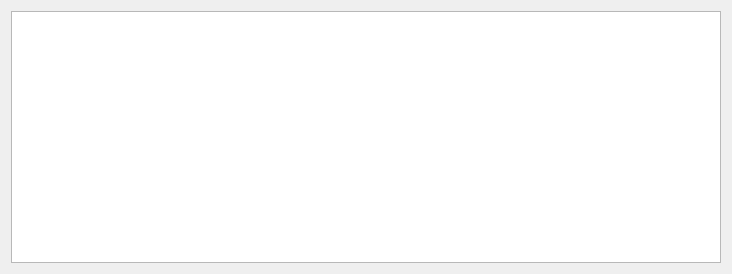
<?xml version="1.0" encoding="UTF-8"?>
<ui version="4.0">
 <class>WidgetBlocksClass</class>
 <widget class="QWidget" name="WidgetBlocksClass">
  <property name="geometry">
   <rect>
    <x>0</x>
    <y>0</y>
    <width>732</width>
    <height>274</height>
   </rect>
  </property>
  <property name="windowTitle">
   <string>Form</string>
  </property>
  <layout class="QGridLayout" name="gridLayout">
   <item row="0" column="0">
    <widget class="QGraphicsView" name="graphBlocks"/>
   </item>
  </layout>
 </widget>
 <resources/>
 <connections/>
</ui>
